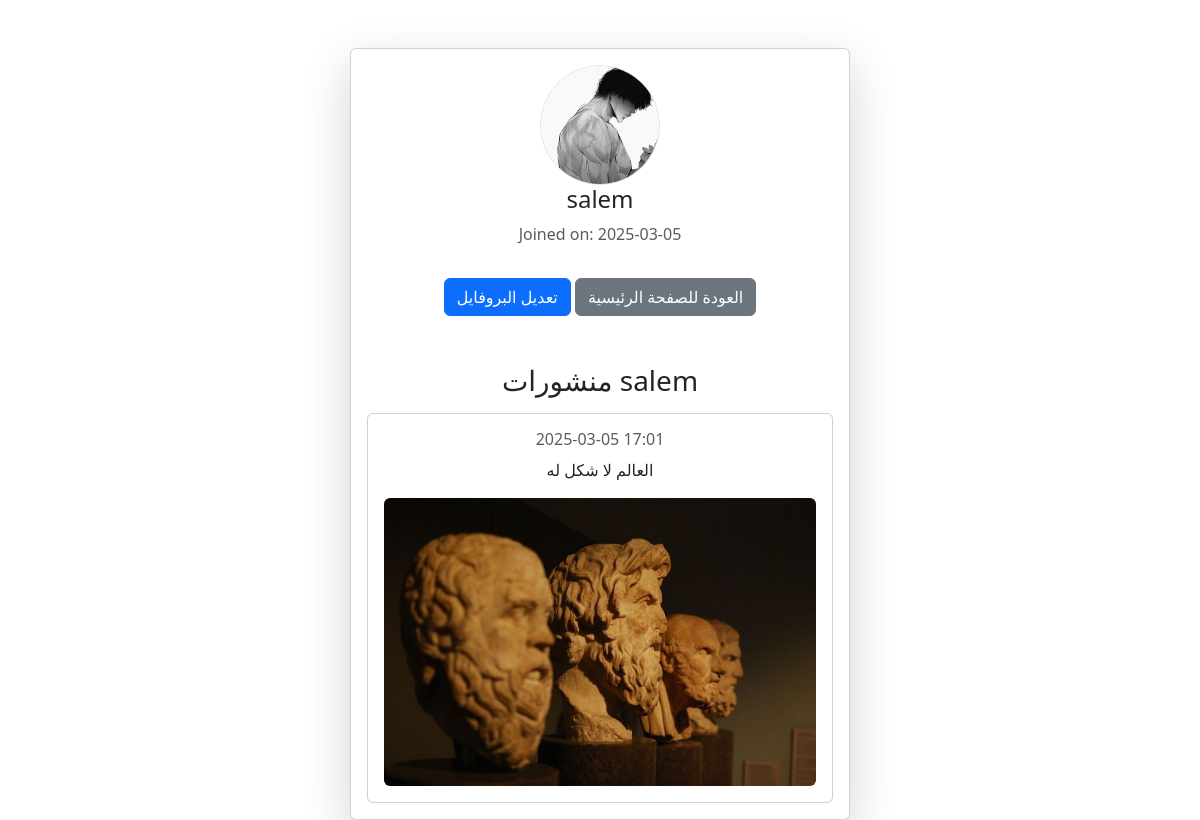
The page /profile/salem/ (signed in) on the database as committed earlier.
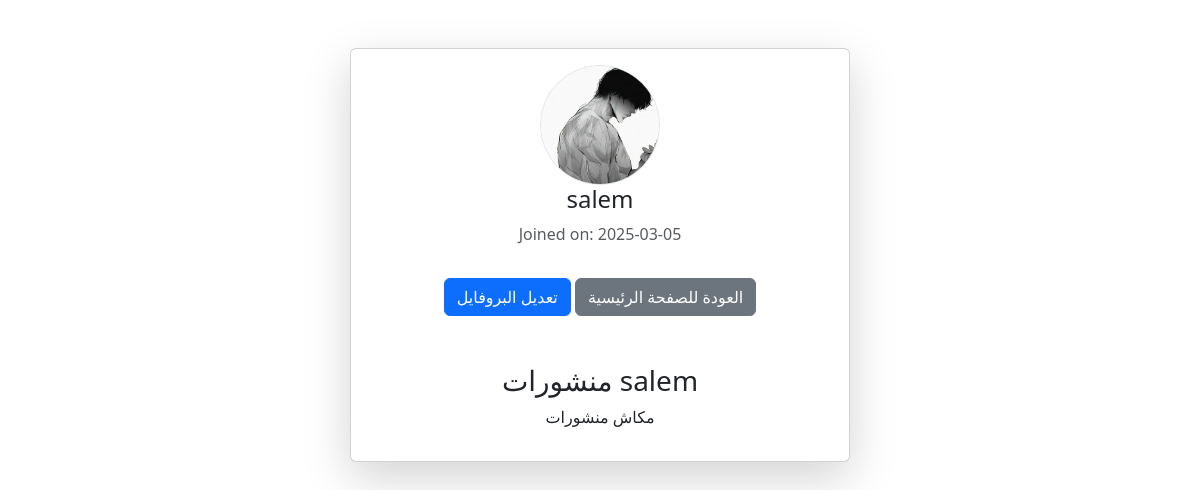
The same page on the database as committed later.
### socialmediaapp/models.py (models this page shows, shortened)
class Post(models.Model):
    user = models.ForeignKey(settings.AUTH_USER_MODEL, on_delete=models.CASCADE)
    content = models.TextField()
    image = models.ImageField(upload_to='uploads/', blank=True, null=True)
    created_at = models.DateTimeField(auto_now_add=True)
    likers = models.ManyToManyField(settings.AUTH_USER_MODEL, related_name="liked_posts", blank=True)

### socialmediaapp/views.py (the view)
# urls.py: path('profile/<str:username>/', views.profile_view, name='profile'),
@login_required
def profile_view(request, username):
    user = get_object_or_404(User, username=username)  # جلب المستخدم المطلوب
    posts = Post.objects.filter(user=user).order_by('-created_at')  # جلب منشوراته فقط
    return render(request, 'profile.html', {'user': user, 'posts': posts})

### socialmediaapp/templates/profile.html (shortened to what this page needs)
{% load static %}
<!DOCTYPE html>
<html lang="ar">
<head>
    <link href="https://cdn.jsdelivr.net/npm/bootstrap@5.3.0-alpha1/dist/css/bootstrap.min.css" rel="stylesheet">
</head>
<body>
    <div class="container mt-5">
        <div class="card mx-auto shadow-lg" style="max-width: 500px;">
            <div class="card-body text-center">
                <img src="{{ user.profile_picture.url }}" class="rounded-circle border" style="width: 120px; height: 120px; object-fit: cover;"
                     onerror="this.onerror=null; this.src='/media/profile_pics/default_profile.png';">
                <h4>{{ user.username }}</h4>
                <p class="text-muted">Joined on: {{ user.date_joined|date:"Y-m-d" }}</p>
                <a href="{% url 'edit_profile' %}" class="btn btn-primary mt-3"> تعديل البروفايل</a>
                <a href="{% url 'home' %}" class="btn btn-secondary mt-3"> العودة للصفحة الرئيسية</a>
                <div class="mt-5">
                    <h3 class="text-center">منشورات {{ user.username }}</h3>
                    {% for post in posts %}
                        <div class="card mt-3">
                            <div class="card-body">
                                <h6 class="text-muted">{{ post.created_at|date:"Y-m-d H:i" }}</h6>
                                <p>{{ post.content }}</p>
                                {% if post.image %}
                                    <img src="{{ post.image.url }}" class="img-fluid rounded">
                                {% endif %}
                            </div>
                        </div>
                    {% empty %}
                        <p class="text-center">مكاش منشورات</p>
                    {% endfor %}
                </div>
            </div>
        </div>
    </div>
</body>
</html>

Rows that differ between the two databases and show on the page:
removed Post: created_at "2025-03-05 17:01", content "العالم لا شكل له", image (picture)
Other text that changed with them:
text now shown: "مكاش منشورات"
